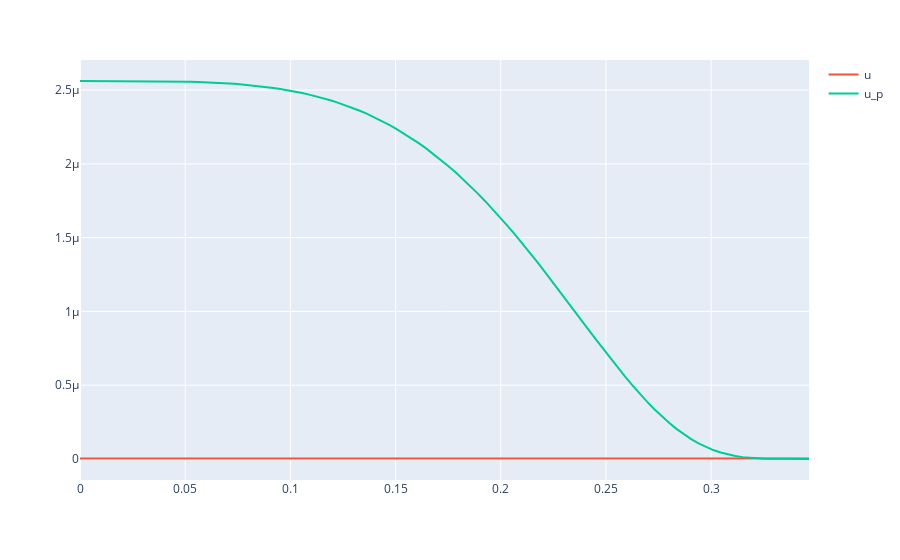
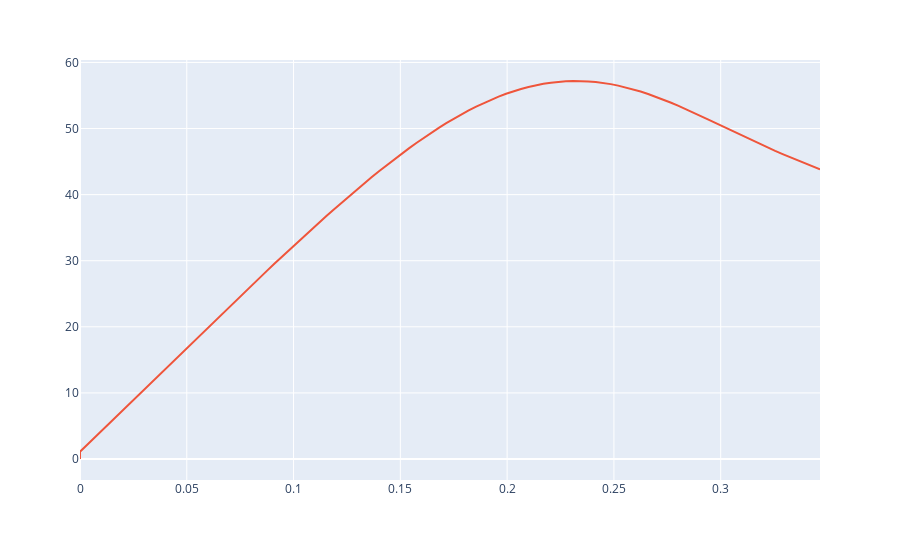

Write notebook code for charts like these, in order.
### Markdown cell above
### Решение

### Code cell
import plotly.express as px
import plotly.graph_objects as go

print(f"Lambda найдена: {finalLambda}+-{finalLambda*eps}")

rNumber = 100

rstep = R / rNumber
rvalues, uvalues, vvalues = zip(*rungeKutta4(0, finalLambda * plankFunc(0), 0, rstep, R, f, g))
u_pvalues = [plankFunc(r) for r in rvalues]

fig = px.line()
fig.add_trace(go.Scatter(x=rvalues, y=uvalues, name="u"))
fig.add_trace(go.Scatter(x=rvalues, y=u_pvalues, name="u_p"))
fig.show()

fig = px.line()
fig.add_trace(go.Scatter(x=rvalues, y=vvalues, name="F"))
fig.show()
